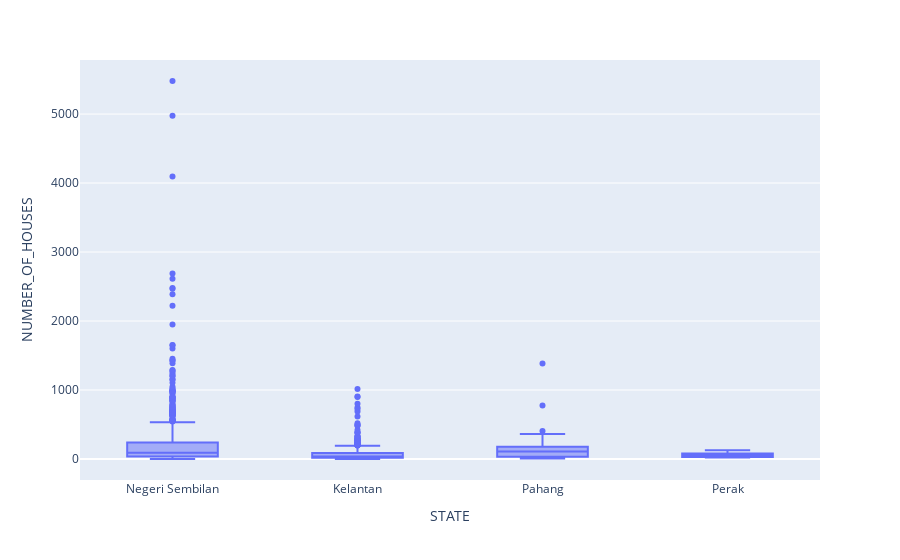

Notebook code for this chart:
### Markdown cell above
### 4. Are there any outliers in the data? Is the outliers an error or else?
Outlier analysis

### Code cell
df = px.data.tips()
fig = px.box(residentalLocation, x="STATE", y="NUMBER_OF_HOUSES")
fig.show()

### Figure 1 — Plotly figure (JSON) as saved in the notebook; plotly's stock layout.template omitted (floating-point values rounded to 4 significant figures; data arrays with more than 128 entries replaced by an {"elided": "..."} marker saying what was removed)
{"data": [{"alignmentgroup": "True", "hovertemplate": "STATE=%{x}<br>NUMBER_OF_HOUSES=%{y}<extra></extra>", "legendgroup": "", "marker": {"color": "#636efa"}, "name": "", "notched": false, "offsetgroup": "", "orientation": "v", "showlegend": false, "type": "box", "x": {"elided": "1712 str values"}, "x0": " ", "xaxis": "x", "y": {"elided": "1712 int values"}, "y0": " ", "yaxis": "y"}], "layout": {"boxmode": "group", "legend": {"tracegroupgap": 0}, "margin": {"t": 60}, "xaxis": {"anchor": "y", "domain": [0, 1], "title": {"text": "STATE"}}, "yaxis": {"anchor": "x", "domain": [0, 1], "title": {"text": "NUMBER_OF_HOUSES"}}}}
